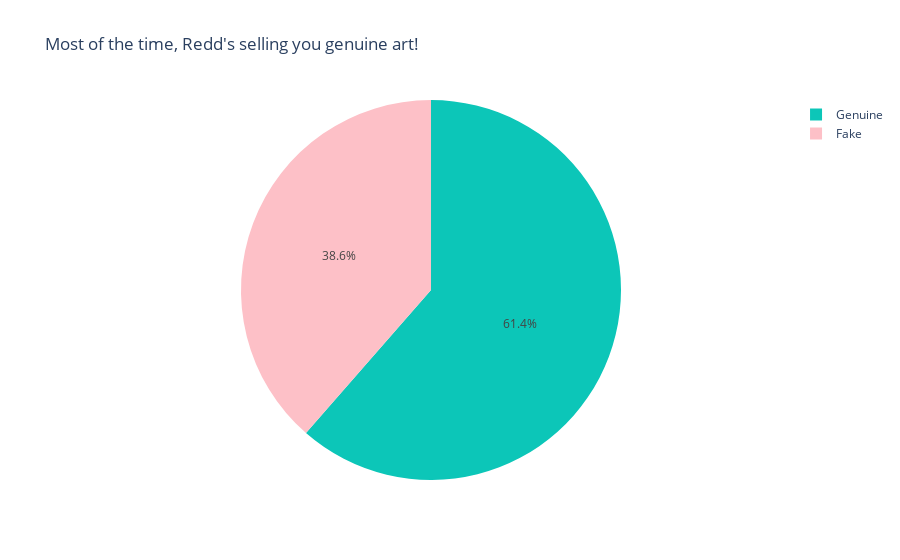

Notebook code for this chart:
### Markdown cell above
<h3>Are Redd's Treasures Real or Fake?</h3>

### Code cell
art_df = rarity_df[rarity_df['Item Type'].str.lower()== 'art'] # filter data to only include art
genuine_count = art_df['Genuine'].value_counts().reset_index()
genuine_count.columns = ['Genuine', 'Count']

custom_labels = { # set custom labels for the pie chart
    'Yes': 'Genuine', # if yes, set to genuine
    'No': 'Fake' # if no, set to fake
}
genuine_count['Genuine'] = genuine_count['Genuine'].map(custom_labels) # Replace the labels in the column as defined above
fig = px.pie(
    genuine_count,
    names='Genuine', #use Genuine custom_labels as the legend values
    values='Count',
    title="Most of the time, Redd's selling you genuine art!",
    color_discrete_sequence=['#0cc6b8', '#fdc0c7']
)
fig.show()

### Figure 1 — Plotly figure (JSON) as saved in the notebook; plotly's stock layout.template omitted (floating-point values rounded to 4 significant figures)
{"data": [{"domain": {"x": [0, 1], "y": [0, 1]}, "hovertemplate": "Genuine=%{label}<br>Count=%{value}<extra></extra>", "labels": ["Genuine", "Fake"], "legendgroup": "", "name": "", "showlegend": true, "type": "pie", "values": [43, 27]}], "layout": {"legend": {"tracegroupgap": 0}, "piecolorway": ["#0cc6b8", "#fdc0c7"], "title": {"text": "Most of the time, Redd's selling you genuine art!"}}}
